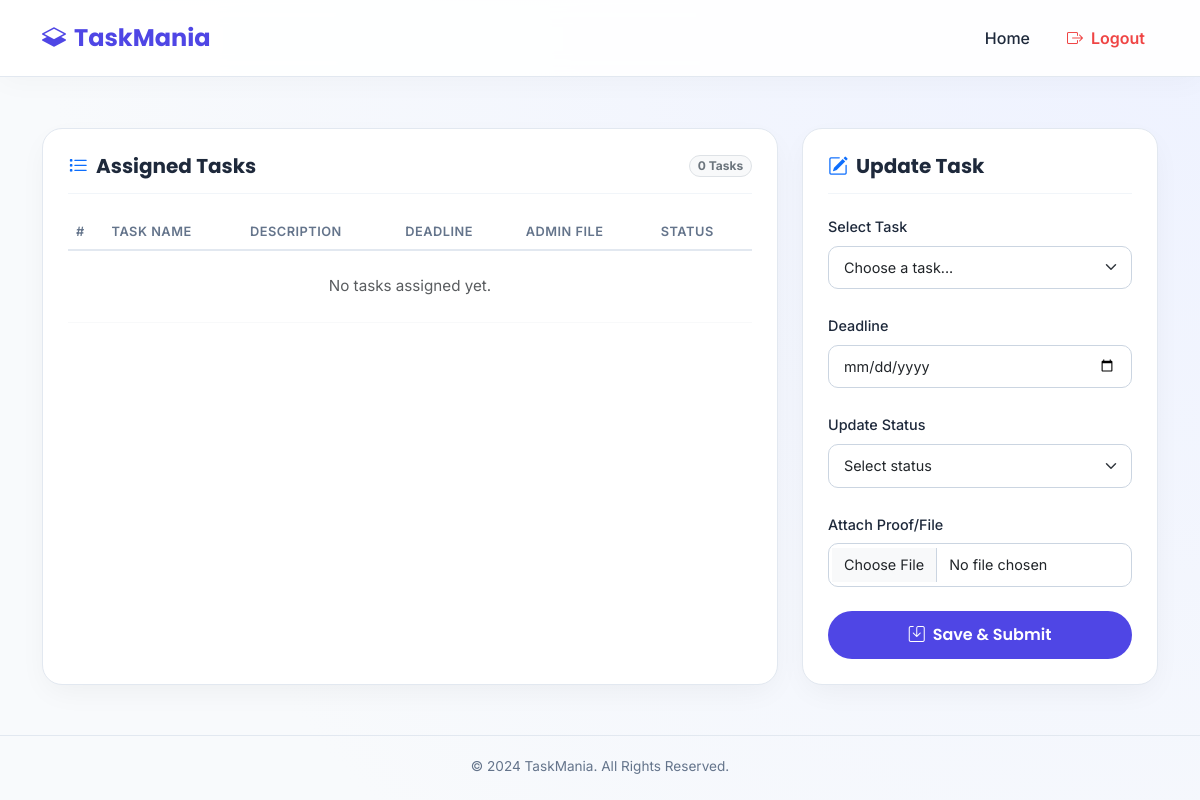
Before: /employee (signed in) with the older database file.
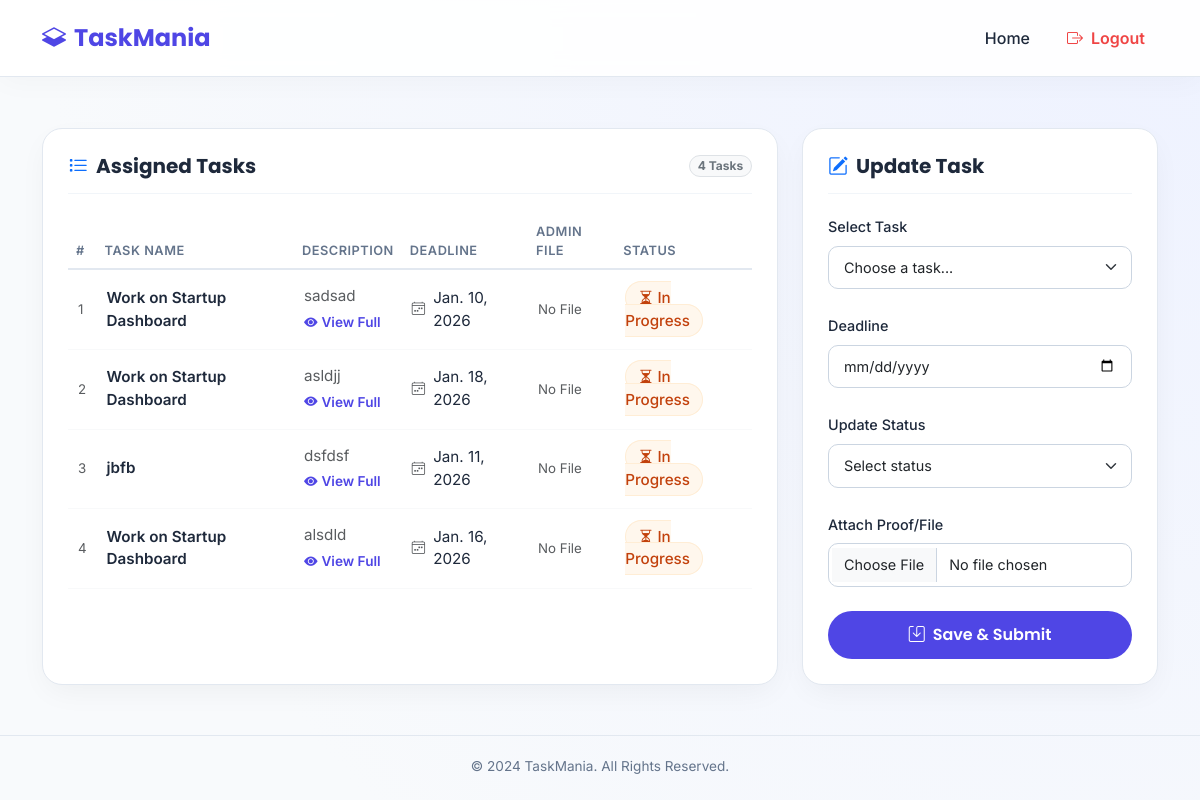
After: the same page with the newer database file.
### app/models.py (models this page shows, shortened)
class Todo(models.Model):
    task = models.CharField(max_length=100)
    taskDesc=models.TextField(null=True,default="none")
    user = models.ForeignKey(Profile, on_delete=models.CASCADE)
    admin = models.ForeignKey(User, on_delete=models.CASCADE)
    date=models.DateField(default=get_default_start_date)
    status = models.BooleanField(default=False)  # Default value set to True
    emp_date=models.DateField(default=get_default_start_date)
    file = models.FileField(upload_to='submitted-documents/',null=True)
    adminfiles=models.FileField(upload_to='admin-documents/',null=True)

### app/views.py (the view, shortened to what this page needs)
# urls.py: path('employee', views.employee, name='employee'),
def employee(request):
    if request.user.is_anonymous:
        return redirect('/login-page')
    if position(request) == 0:
        profinstance = Profile.objects.get(user=request.user)
        user_data = Todo.objects.filter(user=profinstance)
        return render(request, "employeepanel.html", {'data': user_data})
    else:
        return HttpResponse("Access Denied: You are not an Employee account.")

### app/views.py (called while the page is built)
def position(request):
    try:
        user_profile = Profile.objects.get(user=request.user)
        if user_profile.position == "Employee":
            return 0  # Employee
        else:
            return 1  # Manager
    except Profile.DoesNotExist:
        return -1 # No Profile

### templates/employeepanel.html (shortened to what the changed rows need)
<!DOCTYPE html>
<html lang="en">
<head>
    <link href="https://cdn.jsdelivr.net/npm/bootstrap@5.3.0/dist/css/bootstrap.min.css" rel="stylesheet">
    <link rel="stylesheet" href="https://cdn.jsdelivr.net/npm/bootstrap-icons@1.10.0/font/bootstrap-icons.css">
</head>
<body>
    <div class="container my-5">
        <div class="row g-4">
            <div class="col-lg-8">
                <div class="task-card">
                    <div class="card-header-custom d-flex justify-content-between align-items-center">
                        <h5><i class="bi bi-list-task me-2 text-primary"></i>Assigned Tasks</h5>
                        <span class="badge bg-light text-secondary rounded-pill border">{{ data|length }} Tasks</span>
                    </div>
                    <div class="table-responsive">
                        <table class="table table-hover border-light">
                            <thead>
                                <tr>
                                    <th>#</th>
                                    <th>Task Name</th>
                                    <th>Description</th>
                                    <th>Deadline</th>
                                    <th>Admin File</th>
                                    <th>Status</th>
                                </tr>
                            </thead>
                            <tbody>
                                {% for i in data %}
                                <tr>
                                    <td><span class="text-muted small">{{forloop.counter}}</span></td>
                                    <td class="fw-semibold">{{ i.task }}</td>
                                    <td>
                                        <div class="text-muted text-truncate" style="max-width: 150px;">
                                            {{i.taskDesc}}
                                        </div>
                                        <a href="#" class="desc-trigger"
                                           data-bs-toggle="modal"
                                           data-bs-target="#descModal"
                                           data-bs-title="{{ i.task }}"
                                           data-bs-desc="{{ i.taskDesc }}">
                                           <i class="bi bi-eye-fill me-1"></i>View Full
                                        </a>
                                    </td>
                                    <td>
                                        <div class="d-flex align-items-center">
                                            <i class="bi bi-calendar4-week me-2 text-muted small"></i>{{i.date}}
                                        </div>
                                    </td>
                                    <td>
                                        {% if i.adminfiles %}
                                            <a href="{{ i.adminfiles.url }}" class="text-decoration-none" download>
                                                <i class="bi bi-paperclip me-1"></i>Download
                                            </a>
                                        {% else %}
                                            <span class="text-muted small">No File</span>
                                        {% endif %}
                                    </td>
                                    <td>
                                        {% if i.status == False %}
                                        <span class="badge-status-incomplete">
                                            <i class="bi bi-hourglass-split me-1"></i>In Progress
                                        </span>
                                        {% else %}
                                        <span class="badge-status-complete">
                                            <i class="bi bi-check-circle-fill me-1"></i>Completed
                                        </span>
                                        {% endif %}
                                    </td>
                                </tr>
                                {% empty %}
                                <tr>
                                    <td colspan="6" class="text-center py-4 text-muted">
                                        No tasks assigned yet.
                                    </td>
                                </tr>
                                {% endfor %}
                            </tbody>
                        </table>
                    </div>
                </div>
            </div>
        </div>
    </div>
</body>
</html>

Changed rows visible on the page:
added Todo: task "Work on Startup Dashboard", taskDesc "sadsad", date "Jan. 10, 2026", adminfiles "No File", status False (drawn)
added Todo: task "Work on Startup Dashboard", taskDesc "asldjj", date "Jan. 18, 2026", adminfiles "No File", status False (drawn)
added Todo: task "jbfb", taskDesc "dsfdsf", date "Jan. 11, 2026", adminfiles "No File", status False (drawn)
added Todo: task "Work on Startup Dashboard", taskDesc "alsdld", date "Jan. 16, 2026", adminfiles "No File", status False (drawn)
Other visible differences:
{{ data|length }}: "0" → "4"
text no longer shown: "No tasks assigned yet."
